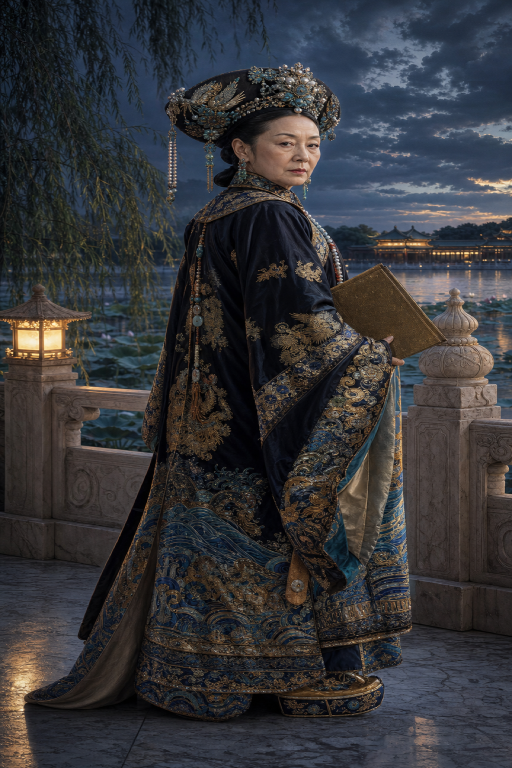
#> input picture portraits-src/hist-cixi.png, 1024 x 1536 px (shown at 1/2 size)
$ python -i import-portraits.py   (imports and definitions only)
#> lines starting #> are read from the running program, lines starting #| are printed output that depends on the picture
#!/usr/bin/env python3
"""
Batch-import officer portraits.

Drop source images into  portraits-src/  named by the officer's id, Chinese name
(simplified OR traditional), or English name — e.g. any of:

    portraits-src/zhao-yun.jpg
    portraits-src/赵云.png        (simplified)
    portraits-src/趙雲.jpeg       (traditional)
    portraits-src/Zhao Yun.png

Then run:

    python3 scripts/import-portraits.py

For every file it resolves to an officer it writes two assets the game loads:

    public/portraits/<id>.webp        512×512 square face crop  (list / duel / battle thumbnails)
    public/portraits/<id>-full.webp   the whole image, original aspect (officer-detail 立绘)

Unresolved filenames are listed so you can rename them. Re-running is safe
(idempotent) — it just overwrites the webp outputs.

Deps:  pip install --user Pillow opencc-python-reimplemented
"""
import os
import re
import sys

ROOT = os.path.dirname(os.path.dirname(os.path.abspath(__file__)))
SRC_DIR = os.path.join(ROOT, "portraits-src")
OUT_DIR = os.path.join(ROOT, "public", "portraits")
DATA_FILES = [
    os.path.join(ROOT, "src", "game", "data", "officers.ts"),
    os.path.join(ROOT, "src", "game", "data", "historicalOfficers.ts"),
]
IMAGE_EXTS = {".jpg", ".jpeg", ".png", ".webp", ".bmp", ".tif", ".tiff"}

try:
    from PIL import Image
except ImportError:
    sys.exit("Pillow not installed — run: pip install --user Pillow")

# Optional face detection — when OpenCV is present the square thumbnail is cropped
# centred on the detected face (so a full-body 立繪 yields a head-and-shoulders
# avatar instead of a torso with the head sliced off). Without it we fall back to
# a top-anchored crop, since in these portraits the head is always near the top.
#   pip install --user opencv-python-headless
#
# Detection uses the YuNet DNN model shipped next to this script. Do NOT go back to
# the Haar cascades: they hallucinate faces in dark armour/banner texture and miss
# profile / looking-down faces, which is how a whole library re-import once turned
# hundreds of avatars into torsos, horses and rooftops.
YUNET = os.path.join(os.path.dirname(os.path.abspath(__file__)), "yunet.onnx")
# [18 lines not run here, left out]

# Uniform framing: every avatar gets the face at the same size and the same spot,
# so heads look consistent across the officer list / battle thumbnails.
FACE_FRACTION = 0.30   # face-box height as a fraction of the square
FACE_CY = 0.44         # face centre, vertically, in the square (headroom for a 冠)

try:
    from opencc import OpenCC
    _t2s = OpenCC("t2s").convert
    _s2t = OpenCC("s2t").convert
except Exception:
    print("(note) opencc not installed — simplified⇄traditional matching disabled.\n"
          "       pip install --user opencc-python-reimplemented")
    _t2s = lambda s: s
    _s2t = lambda s: s

# id: '<id>', name: { en: '<en>', zh: '<zh>' }
ENTRY_RE = re.compile(r"id:\s*'([^']+)'[^\n]*?name:\s*\{\s*en:\s*'([^']+)'\s*,\s*zh:\s*'([^']+)'")


# [74 lines left out: functions build_index, resolve, _detect_faces, _pick_face, _crop_padded, not called in this run]


def square_crop(im):
    """A 512×512 square avatar framed the same way for every officer: the detected
    face is FACE_FRACTION of the square's height and its centre lands at
    (0.5, FACE_CY) — head centred, with headroom for a tall cap/helmet/冠. Without a
    face (or without OpenCV) we anchor near the top, where the head sits in these."""
    w, h = im.size
    if cv2 is not None:
        bgr = cv2.cvtColor(np.array(im), cv2.COLOR_RGB2BGR)
        f = _pick_face(_detect_faces(bgr), w, h)
    else:
        f = None
    if f is not None:
        fx, fy, fw, fh = f
        side = fh / FACE_FRACTION
        left = (fx + fw / 2) - side / 2
        top = (fy + fh / 2) - FACE_CY * side
        sq = _crop_padded(bgr, left, top, side)
        return Image.fromarray(cv2.cvtColor(sq, cv2.COLOR_BGR2RGB)).resize(
            (512, 512), Image.LANCZOS)
    if h >= w:                                   # portrait → tight top-centre crop so
        side = int(min(w, h * 0.66))             # the head fills more than a full-width
        left = max(0, (w - side) // 2)           # square would (head sits top-centre)
        top = min(int(h * 0.02), h - side)
        box = (left, top, left + side, top + side)
    else:                                        # landscape → centre horizontally
        side = h
        left = (w - side) // 2
        box = (left, 0, left + side, side)
    return im.crop(box).resize((512, 512), Image.LANCZOS)


# [54 lines left out: functions downscale, main, not called in this run]


# [2 lines not run here, left out]

>>> import cv2
>>> picture = cv2.imread('../portraits-src/hist-cixi.png', cv2.IMREAD_GRAYSCALE)
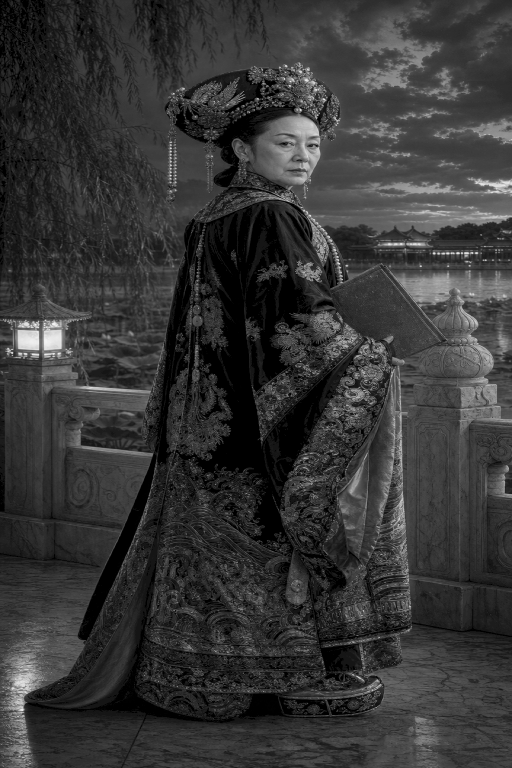
#> picture: shape (1536, 1024) (shown at 1/2 size); min 0, max 251, mean 53.9
#> (the run stopped early here; a loop or call above may not have finished)

$ run again, on portraits-src/hist-guan-hanqing.png
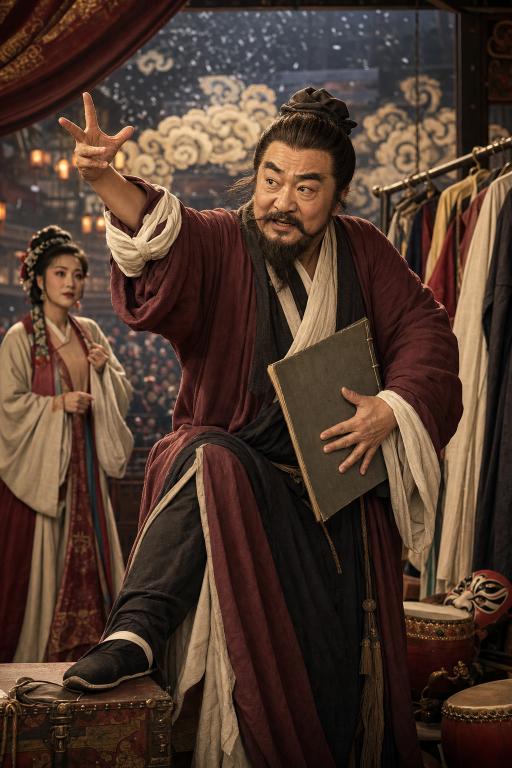
#> input picture portraits-src/hist-guan-hanqing.png, 1024 x 1536 px (shown at 1/2 size)
#> `picture = cv2.imread('../portraits-src/hist-cixi.png', cv2.IMREAD_GRAY..`:
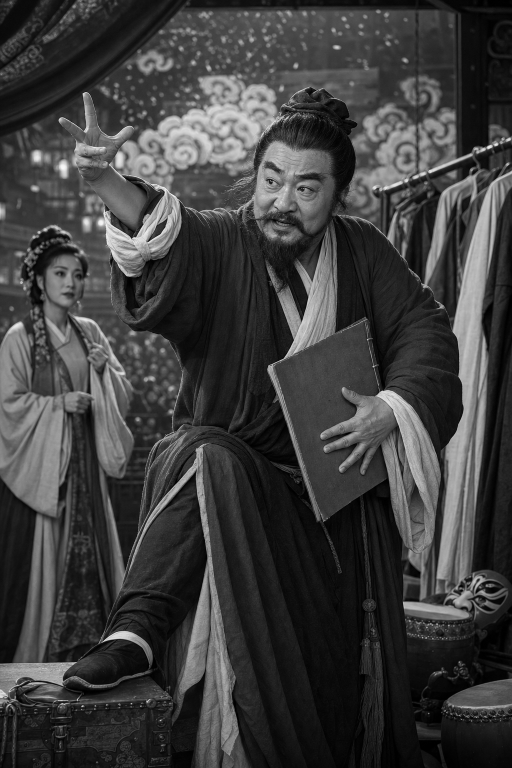
#> picture: shape (1536, 1024) (shown at 1/2 size); min 0, max 253, mean 61.5

$ run again, on portraits-src/hist-guangxu.png
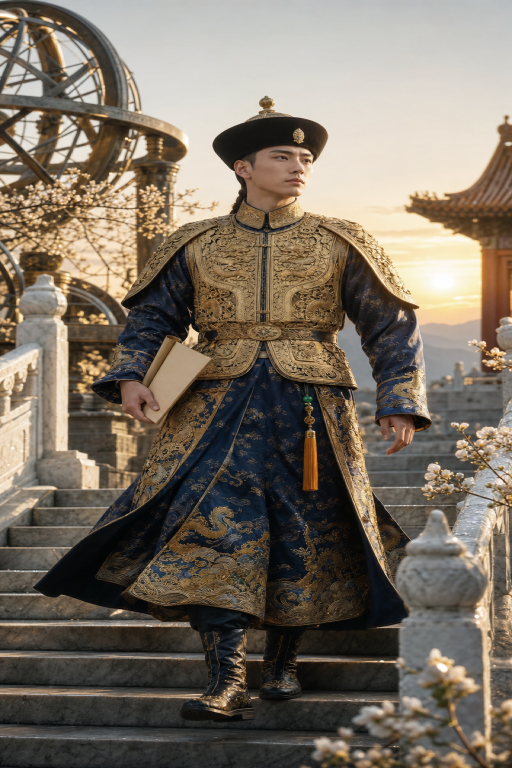
#> input picture portraits-src/hist-guangxu.png, 1024 x 1536 px (shown at 1/2 size)
#> `picture = cv2.imread('../portraits-src/hist-cixi.png', cv2.IMREAD_GRAY..`:
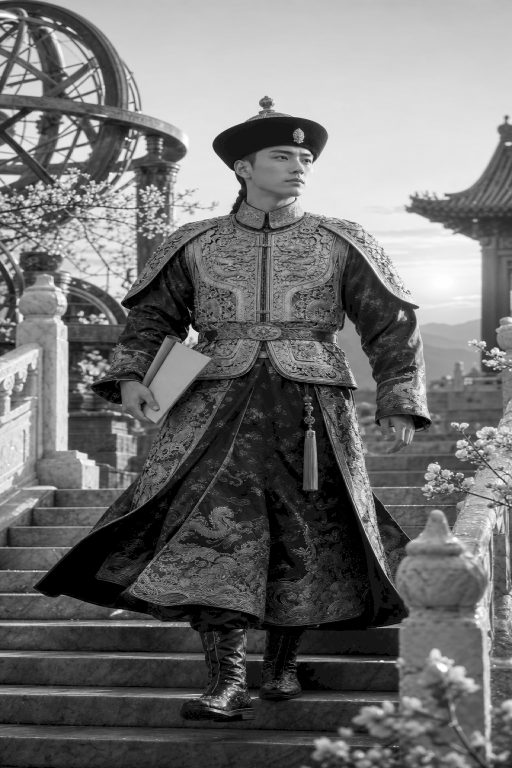
#> picture: shape (1536, 1024) (shown at 1/2 size); min 0, max 255, mean 112.7

$ run again, on portraits-src/hist-guo-wei.png
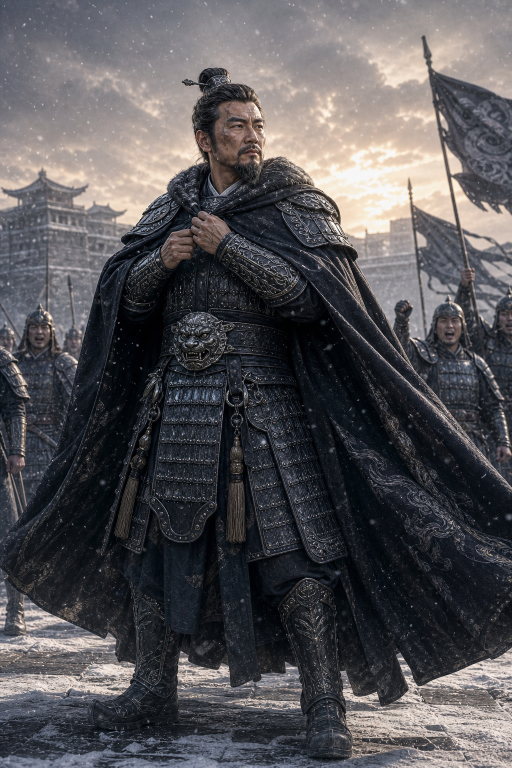
#> input picture portraits-src/hist-guo-wei.png, 1024 x 1536 px (shown at 1/2 size)
#> `picture = cv2.imread('../portraits-src/hist-cixi.png', cv2.IMREAD_GRAY..`:
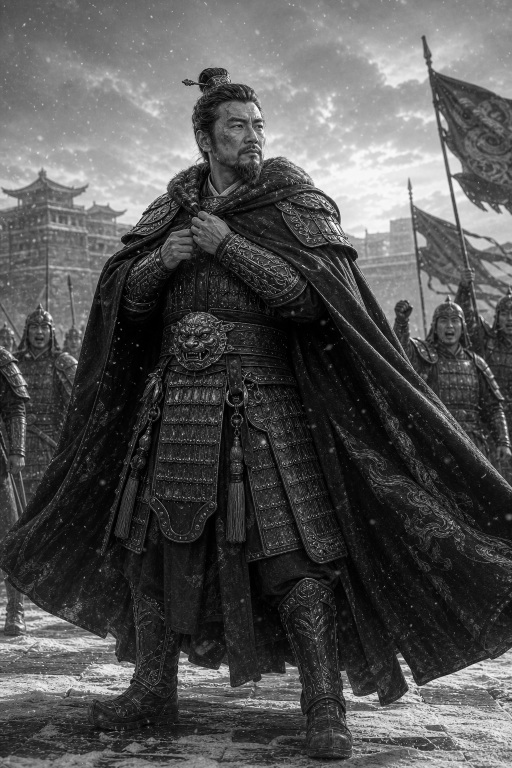
#> picture: shape (1536, 1024) (shown at 1/2 size); min 0, max 255, mean 82.6
